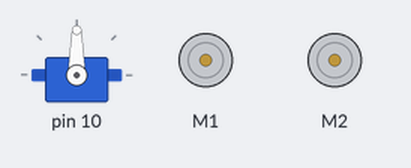
Simulated run of this sketch. Board: Arduino Uno, built with avr-gcc and run on an emulated ATmega328P. Shown: servo, 2 × DC motor (green arrow = forward, orange = backward, longer = faster).

Above: at 2.0 s.
At 4.3 s:
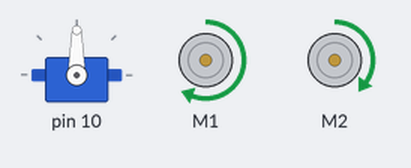
At 7.8 s:
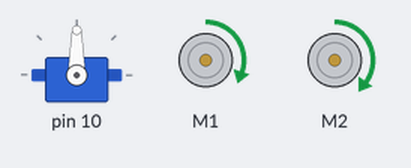
At 13.8 s:
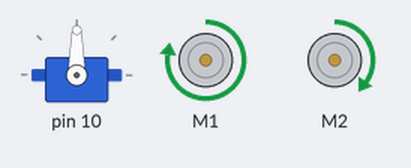
Timing chart, 0 to 18.9 s (numbered marks = the images above):
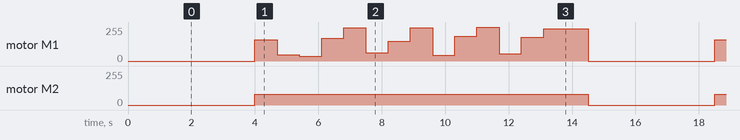

Measured:
- by itself, motor M2: alternates forward 80/255 for 10.5 s and stopped for 4.0 s

The sketch:

Test_Search.ino
```cpp
// 75-50 ger ca 1m diameter
// 100-50 ger ca 0,5m diameter


#include <Adafruit_MotorShield.h>
#include <lenlib.h>
#include <Servo.h>
#include <Wire.h>

#define C_SPEED_LOW     80
#define C_SPEED_HIGH    80

#define C_MOTOR_LEFT_1 1
#define C_MOTOR_RIGHT_2 2

#define C_SENSORDATA 1

mySensors Sensors; // create Sensors object
myMotors Motors;  // create Motors object

void setup() {
  // put your setup code here, to run once:
  Motors.beginMotors();   // start motors
  Sensors.beginSensors(); // start sensors
}

void loop() {
  int left_speed = C_SPEED_HIGH;
  float factor = 2.0;

  Motors.runMotor(C_MOTOR_LEFT_1, FORWARD, 0);
  Motors.runMotor(C_MOTOR_RIGHT_2, FORWARD, 0);
  delay(4000);

  while (C_SENSORDATA == 1)
  {
    left_speed = left_speed * factor;
    Motors.runMotor(C_MOTOR_LEFT_1, FORWARD, left_speed);
    Motors.runMotor(C_MOTOR_RIGHT_2, FORWARD, C_SPEED_HIGH);
    delay(700);

    factor = factor * 0.95;

    if (factor <= 1.0)
    {
      delay(700);
      break;
    } // while
  }
}
```
